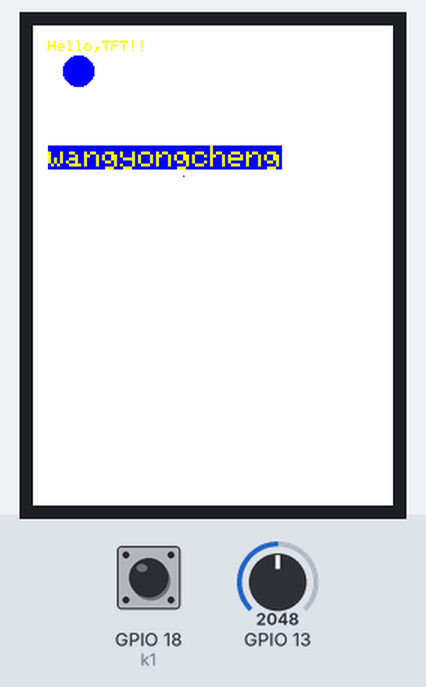
Recording of a program running on a simulated ESP32. Parts: 240×320 colour display. The inputs (shaded band) are chosen by the test bench; at power-on: GPIO 18 (k1) HIGH, GPIO 13 = 2048. What the program prints to the serial monitor is not drawn.

Above: at 1.4 s.
1.5 s: GPIO 18 (k1) pulled LOW for 0.15 s
At 2.7 s:
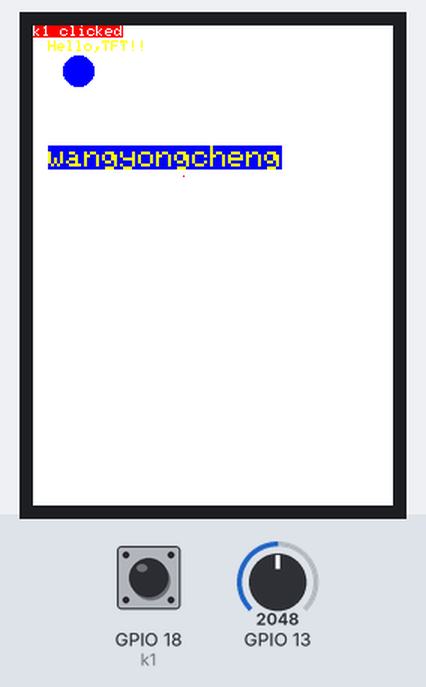
Timing chart, 0 to 3.2 s (numbered marks = the images above; inputs shaded):
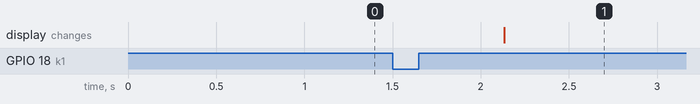

Measured:
- after the input at 1.5 s, the display: changes after 0.63 s (image 1)

The program:

main.cpp
```cpp
#include <Arduino.h>
//#include <lvgl.h>
#include <TFT_eSPI.h>
#include <SPI.h>
#include <WiFi.h>
#include <WiFiClient.h>
#include "OneButton.h"

TFT_eSPI tft = TFT_eSPI();
OneButton k1(18,true);


void k1Click(); // 按钮单击时间
void k1DoubleClick(); //按钮双击事件


void setup(){
  Serial.begin(115200);
  Serial.println("Serial.begin()");

  tft.init();
  tft.setRotation(2);           // 参数 0 1 2 3 分别表示 0度 90度 180度 270度
                                // 设置为 2 正好从针脚向下 右侧是按钮
  tft.fillScreen(TFT_WHITE);
  tft.setCursor(10,10,1);       // 设置起始坐标（10，10）,1号字体
  tft.setTextColor(TFT_YELLOW); // 设置文本颜色为黄色
  tft.setTextSize(1);           // 设置文字大小为2号（1-7）
  tft.println("Hello,TFT!!");
  tft.setTextSize(2);

  tft.fillCircle(30,30,10,TFT_BLUE);        // 画圆
  tft.drawLine(10,50,118,50,TFT_WHITE);     // 画线
  tft.drawPixel(100,100,TFT_RED);             // 画点

  tft.setTextColor(TFT_YELLOW,TFT_BLUE);
  tft.setCursor(10,80,1);
  tft.println("wangyongcheng");


  // tft.fillScreen(TFT_WHITE);
  // tft.drawArc(60,60,20,10,10,100,TFT_RED,TFT_BLUE);


  k1.setDebounceMs(80);   // 设置稳定之前的 MS 数
  k1.setClickMs(400);      // 设置单击按钮的时间长度
  k1.setPressMs(1000);    // 设置长按按钮的时间长度


  k1.reset();//清除一下按钮状态机的状态
  k1.attachClick(k1Click);  // 附加k1的单击事件
  k1.attachDoubleClick(k1DoubleClick);


  tft.setCursor(0,0);
  tft.setTextColor(TFT_WHITE,TFT_RED);
  tft.setTextSize(1);

  pinMode(13,INPUT);


}

//按钮检测状态子程序
void button_attach_loop(){
    //不断检测按钮按下状态
    k1.tick();
}


void loop(){
button_attach_loop();
Serial.println(analogRead(13));


}


void k1Click(){ // k1 click
  Serial.println("k1 clicked");
  tft.println("k1 clicked");
}
void k1DoubleClick(){ //k1 double click
  tft.println("k1 DoubleClicked");
}
```
